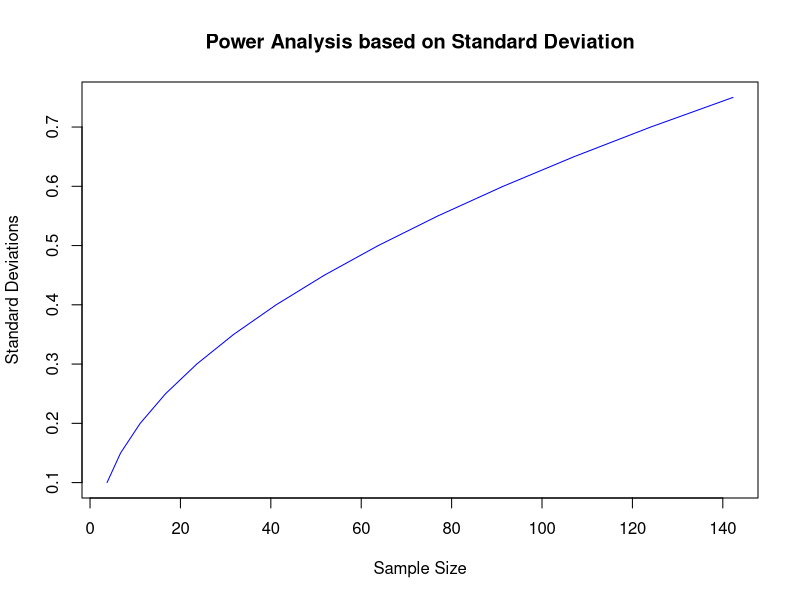

Source code (R):
## ---- chunk 1
# install.packages("pwr") need to install if you don't have it yet
library(pwr)
library(data.table)
library(sandwich)
library(lmtest)

library(ggplot2)
library(knitr)
## ---- chunk 2

# Install and load the necessary library

# Set parameters
alpha <- 0.05           # Significance level
power <- 0.8            # Desired power
mean1 <- 0.5            # Mean of group 1(control)
mean2 <- 0.75           # Mean of group 2(humor)
std_devs <- seq(0.1, .75, by = 0.05)  # Range of standard deviations to explore

# Initialize variables
target_sample_size <- NA
target_std_dev <- NA

# Function to calculate power for a given standard deviation and sample size
calculate_power <- function(std_dev, sample_size) {
  d <- (mean2 - mean1) / std_dev  # Cohen's d effect size
  pwr.t.test(d = d, n = sample_size, sig.level = alpha, type = "two.sample")$power
}

# Iterate through standard deviations and find the combination that achieves the desired power
for (std_dev in std_devs) {
  # Use a range of sample sizes for exploration
  for (sample_size in seq(10, 500, by = 10)) {
    current_power <- calculate_power(std_dev, sample_size)
    
    if (current_power >= power) {
      target_sample_size <- sample_size
      target_std_dev <- std_dev
      break
    }
  }
  
  if (!is.na(target_sample_size)) {
    break
  }
}

# Function to calculate sample size for a given standard deviation
calculate_sample_size <- function(std_dev, alpha, power) {
  d <- (mean2 - mean1) / std_dev  # Cohen's d effect size
  pwr.t.test(d = d, sig.level = alpha, power = power, type = "two.sample")$n
}

# Calculate sample sizes for each standard deviation
sample_sizes <- sapply(std_devs, calculate_sample_size, alpha = alpha, power = power)

# Plot the results
plot(sample_sizes, std_devs, type = "l", col = "blue",
     xlab = "Sample Size", ylab = "Standard Deviations",
     main = "Power Analysis based on Standard Deviation")


## ---- chunk 3
